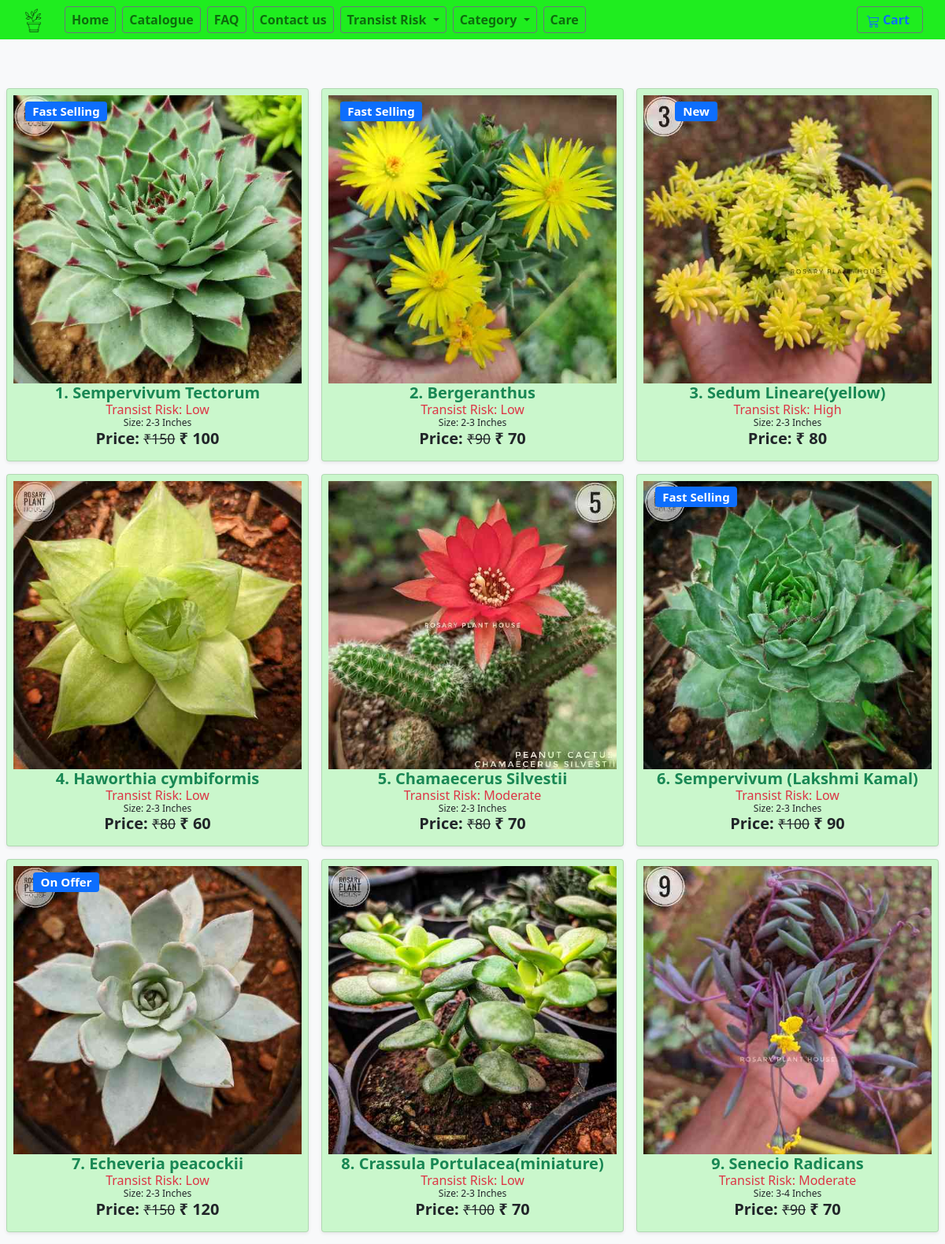
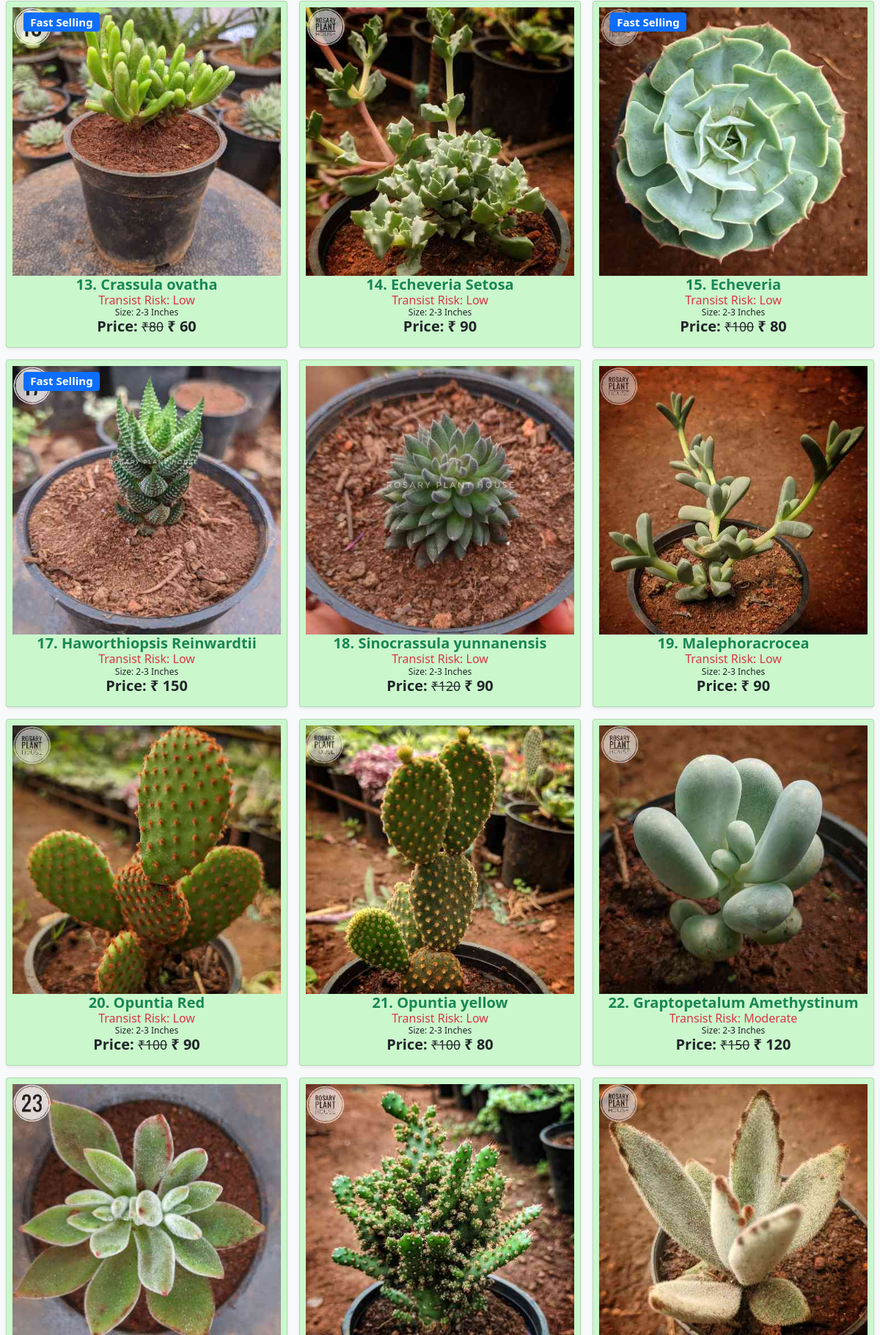
/photo (upper part), run on the app's committed database (2 pictures, top to bottom).
### store/models.py (models this page shows, shortened)
class Product(models.Model):
    pid=models.IntegerField(null=False)
    category = models.ForeignKey(Category, related_name='product', on_delete=models.CASCADE,default=7)
    risk = models.ForeignKey(Risk, related_name='product', on_delete=models.CASCADE,default=1)
    created_by = models.ForeignKey(User, on_delete=models.CASCADE, related_name='product_creator',default=1)
    title = models.CharField(max_length=255)
    Nickname=models.CharField(max_length=255)
    author = models.CharField(max_length=255, default='admin')
    description = models.TextField(blank=True)
    image = models.ImageField(upload_to='images/', default='images/default.png')
    slug = models.SlugField(max_length=255)
    size=models.CharField(max_length=255, default="2-3")
    price = models.IntegerField(default=0)
    disprice = models.IntegerField(default=0)
    orgprice = models.IntegerField(default=0)
    in_stock = models.BooleanField(default=True)
    indoor = models.BooleanField(default=False)
    mother = models.BooleanField(default=False)
    is_active = models.BooleanField(default=True)
    created = models.DateTimeField(auto_now_add=True)
    updated = models.DateTimeField(auto_now=True)
    objects = models.Manager()
    sun = models.ForeignKey(Sun, related_name='product', on_delete=models.CASCADE,default=1)
    Watering = models.ForeignKey(Watering, related_name='product', on_delete=models.CASCADE,default=1)
    products = ProductManager()
    maintenance = models.ForeignKey(maintenance, related_name='product', on_delete=models.CASCADE,default=1)
    tag = models.CharField(max_length=20, choices=TAG_CHOICES, default='None')
    class Meta:
        verbose_name_plural = 'Products'
        ordering = ('-created',)
    def get_absolute_url(self):
        return reverse('store:product_detail', args=[self.slug])

class Risk(models.Model):
    name = models.CharField(max_length=255, db_index=True)
    slug = models.SlugField(max_length=255, unique=True)
    class Meta:
        verbose_name_plural = 'risks'
    def __str__(self):
        return self.name

### store/views.py (the view)
# urls.py: path('photo', views.photo, name='photo'),
def photo(request):
    products = Product.products
    for e in Product.objects.all():
        print(e.title)
    products=products.order_by('pid')
    state=zip(states,stateName)
    return render(request, 'store/photo.html', {'products': products})

### basket/basket.py (called while the page is built)
    def __len__(self):
        return sum(item['qty'] for item in self.basket.values())

    def get_total_price(self):
        return sum(Decimal(item['price']) * item['qty'] for item in self.basket.values())

### basket/context_processors.py (called while the page is built)
def basket(request):
    return {'basket': Basket(request)}

### store/context_processors.py (called while the page is built)
def categories(request):
    Product.objects.update(price=F('orgprice')-F('disprice'))
    return {
        'categories': Category.objects.all()
    }

### store/models.py (called while the page is built)
    def get_queryset(self):
        return super(ProductManager, self).get_queryset().filter(is_active=True)

### templates/store/photo.html (shortened to what this page needs)
{% extends "./base.html" %} {% load static %} {% block title %}Catalogue{%endblock %}
{% load mathfilters %}
{% block content %}
<main>
  <div class="album py-5 bg-light">
    <div class="mx-2 mt-5">
      <div class="h6 mb-0 text-center">
      <div class="row row-cols-1 row-cols-sm-2 row-cols-md-3 g-3 destinations_row mt-0">
        {% for product in products %}
        <div class="col">
          <div class="card shadow-sm px-2 pt-2 item_grid" style="background-color: rgba(0, 235, 0, 0.185)">
            <img
              class="img-fluid"
              alt="Responsive image"
              src="{{ product.image.url }}"
            />
            {% if product.tag != "None" %}
            <div class="spec_offer text-center">
              <h5><span class="badge bg-primary">{{product.tag}}</span></h5>
            </div>
            {% endif %}
            <div class="card-body pt-0  px-0">
              <p class="card-text text-center pt-0  px-0 m-0 ">
                <a
                  class="text-decoration-none text-success h5"
                  href="{{ product.get_absolute_url }}"
                  ><strong>{{product.pid}}. {{ product.title }}</strong></a>
              </p>
              <p class="card-text text-danger text-center pt-0  px-0 m-0" >Transist Risk: {{product.risk}}</p>
              <p class="card-text text-center pt-0  px-0 m-0" style="font-size: 12px;">Size: {{product.size}} Inches
              </p>
                <div class="row px-1 text-center">
                  <div class="col-12 p-0 text-center">
                    <span class="h5 fw-bold text-center">
                       Price:
                       {% if product.orgprice != product.price %}
                       <small><strike>&#8377;{{product.orgprice}}</strike></small>
                       {% endif %}
                       &#8377; {{ product.price }}
                    </span>
                </div>
                </div>
            </div>
          </div>
        </div>
        {% endfor %}
      </div>
    </div>
    <br>
    <br>
</main>
{% endblock %}

### templates/store/base.html (style rules this page uses)
.destinations_row { margin-top: 45px; }
.spec_offer { position: absolute; top: 15px; left: 16px; width: 118px; height: 30px; background: rgba(0, 128, 0, 0); border-radius: 40%; }

### data on the page
Product: image (picture), tag "Fast Selling", pid "1", title "Sempervivum Tectorum", risk "Low", size "2-3", orgprice "150", price "100"
Product: image (picture), tag "Fast Selling", pid "2", title "Bergeranthus", risk "Low", size "2-3", orgprice "90", price "70"
Product: image (picture), tag "New", pid "3", title "Sedum Lineare(yellow)", risk "High", size "2-3", price "80"
Product: image (picture), pid "4", title "Haworthia cymbiformis", risk "Low", size "2-3", orgprice "80", price "60"
Product: image (picture), pid "5", title "Chamaecerus Silvestii", risk "Moderate", size "2-3", orgprice "80", price "70"
Product: image (picture), tag "Fast Selling", pid "6", title "Sempervivum (Lakshmi Kamal)", risk "Low", size "2-3", orgprice "100", price "90"
Product: image (picture), tag "On Offer", pid "7", title "Echeveria peacockii", risk "Low", size "2-3", orgprice "150", price "120"
Product: image (picture), pid "8", title "Crassula Portulacea(miniature)", risk "Low", size "2-3", orgprice "100", price "70"
Product: image (picture), pid "9", title "Senecio Radicans", risk "Moderate", size "3-4", orgprice "90", price "70"
Product: image (picture), tag "Fast Selling", pid "13", title "Crassula ovatha", risk "Low", size "2-3", orgprice "80", price "60"
Product: image (picture), pid "14", title "Echeveria Setosa", risk "Low", size "2-3", price "90"
Product: image (picture), tag "Fast Selling", pid "15", title "Echeveria", risk "Low", size "2-3", orgprice "100", price "80"
Product: image (picture), tag "Fast Selling", pid "17", title "Haworthiopsis Reinwardtii", risk "Low", size "2-3", price "150"
Product: image (picture), pid "18", title "Sinocrassula yunnanensis", risk "Low", size "2-3", orgprice "120", price "90"
Product: image (picture), pid "19", title "Malephoracrocea", risk "Low", size "2-3", price "90"
Product: image (picture), pid "20", title "Opuntia Red", risk "Low", size "2-3", orgprice "100", price "90"
Product: image (picture), pid "21", title "Opuntia yellow", risk "Low", size "2-3", orgprice "100", price "80"
Product: image (picture), pid "22", title "Graptopetalum Amethystinum", risk "Moderate", size "2-3", orgprice "150", price "120"
Product: image (picture)
Product: image (picture)
Product: image (picture)
